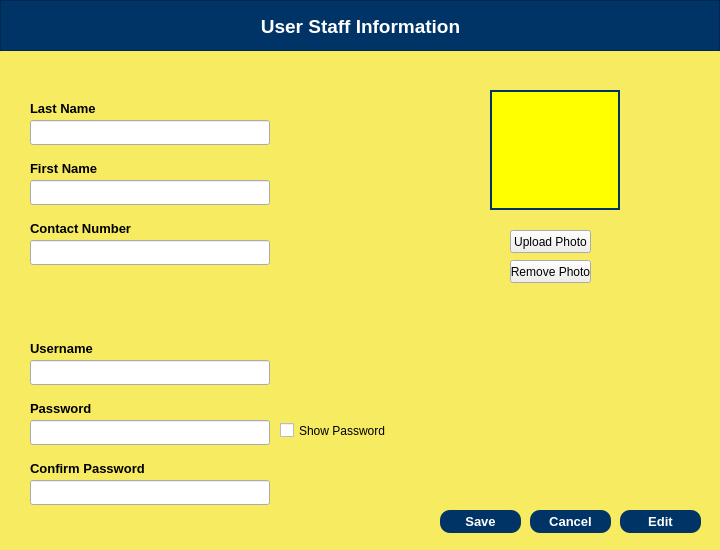
<?xml version="1.0" encoding="UTF-8"?>
<ui version="4.0">
 <class>Dialog</class>
 <widget class="QDialog" name="Dialog">
  <property name="geometry">
   <rect>
    <x>0</x>
    <y>0</y>
    <width>720</width>
    <height>550</height>
   </rect>
  </property>
  <property name="windowTitle">
   <string>Dialog</string>
  </property>
  <widget class="QWidget" name="widgetviewAdmin" native="true">
   <property name="geometry">
    <rect>
     <x>0</x>
     <y>0</y>
     <width>720</width>
     <height>550</height>
    </rect>
   </property>
   <property name="font">
    <font>
     <family>Arial</family>
     <kerning>false</kerning>
    </font>
   </property>
   <property name="styleSheet">
    <string notr="true">QWidget #widgetviewAdmin {
	background-color:  rgb(246, 235, 97);
}</string>
   </property>
   <widget class="QFrame" name="frame">
    <property name="geometry">
     <rect>
      <x>0</x>
      <y>0</y>
      <width>720</width>
      <height>51</height>
     </rect>
    </property>
    <property name="font">
     <font>
      <family>Arial</family>
      <kerning>false</kerning>
     </font>
    </property>
    <property name="styleSheet">
     <string notr="true">background-color: rgb(0, 51, 102);
color: white;</string>
    </property>
    <property name="frameShape">
     <enum>QFrame::StyledPanel</enum>
    </property>
    <property name="frameShadow">
     <enum>QFrame::Raised</enum>
    </property>
    <widget class="QLabel" name="label">
     <property name="geometry">
      <rect>
       <x>210</x>
       <y>16</y>
       <width>301</width>
       <height>20</height>
      </rect>
     </property>
     <property name="font">
      <font>
       <family>Arial</family>
       <pointsize>14</pointsize>
       <weight>75</weight>
       <bold>true</bold>
       <kerning>false</kerning>
      </font>
     </property>
     <property name="text">
      <string>User Staff Information</string>
     </property>
     <property name="alignment">
      <set>Qt::AlignCenter</set>
     </property>
    </widget>
   </widget>
   <widget class="QLabel" name="label_2">
    <property name="geometry">
     <rect>
      <x>30</x>
      <y>100</y>
      <width>81</width>
      <height>16</height>
     </rect>
    </property>
    <property name="font">
     <font>
      <family>Arial</family>
      <pointsize>10</pointsize>
      <weight>75</weight>
      <bold>true</bold>
      <kerning>false</kerning>
     </font>
    </property>
    <property name="text">
     <string>Last Name</string>
    </property>
   </widget>
   <widget class="QPushButton" name="pushBtnEditAdmin">
    <property name="geometry">
     <rect>
      <x>620</x>
      <y>510</y>
      <width>81</width>
      <height>23</height>
     </rect>
    </property>
    <property name="font">
     <font>
      <family>Arial</family>
      <pointsize>10</pointsize>
      <weight>75</weight>
      <bold>true</bold>
      <kerning>false</kerning>
     </font>
    </property>
    <property name="styleSheet">
     <string notr="true">background-color: rgb(0, 51, 102);
color: white;
border-radius: 10px;</string>
    </property>
    <property name="text">
     <string>Edit</string>
    </property>
    <property name="checkable">
     <bool>false</bool>
    </property>
   </widget>
   <widget class="QLabel" name="label_3">
    <property name="geometry">
     <rect>
      <x>30</x>
      <y>160</y>
      <width>81</width>
      <height>16</height>
     </rect>
    </property>
    <property name="font">
     <font>
      <family>Arial</family>
      <pointsize>10</pointsize>
      <weight>75</weight>
      <bold>true</bold>
      <kerning>false</kerning>
     </font>
    </property>
    <property name="text">
     <string>First Name</string>
    </property>
   </widget>
   <widget class="QLabel" name="label_5">
    <property name="geometry">
     <rect>
      <x>30</x>
      <y>220</y>
      <width>131</width>
      <height>16</height>
     </rect>
    </property>
    <property name="font">
     <font>
      <family>Arial</family>
      <pointsize>10</pointsize>
      <weight>75</weight>
      <bold>true</bold>
      <kerning>false</kerning>
     </font>
    </property>
    <property name="text">
     <string>Contact Number</string>
    </property>
   </widget>
   <widget class="QLineEdit" name="lineEditAdminLname">
    <property name="geometry">
     <rect>
      <x>30</x>
      <y>120</y>
      <width>240</width>
      <height>25</height>
     </rect>
    </property>
    <property name="font">
     <font>
      <family>Arial</family>
      <kerning>false</kerning>
     </font>
    </property>
   </widget>
   <widget class="QLineEdit" name="lineEditAdminFname">
    <property name="geometry">
     <rect>
      <x>30</x>
      <y>180</y>
      <width>240</width>
      <height>25</height>
     </rect>
    </property>
    <property name="font">
     <font>
      <family>Arial</family>
      <kerning>false</kerning>
     </font>
    </property>
   </widget>
   <widget class="QLineEdit" name="lineEditAdminContact">
    <property name="geometry">
     <rect>
      <x>30</x>
      <y>240</y>
      <width>240</width>
      <height>25</height>
     </rect>
    </property>
    <property name="font">
     <font>
      <family>Arial</family>
      <kerning>false</kerning>
     </font>
    </property>
   </widget>
   <widget class="QPushButton" name="pushBtnSaveAdmin">
    <property name="geometry">
     <rect>
      <x>440</x>
      <y>510</y>
      <width>81</width>
      <height>23</height>
     </rect>
    </property>
    <property name="font">
     <font>
      <family>Arial</family>
      <pointsize>10</pointsize>
      <weight>75</weight>
      <bold>true</bold>
      <kerning>false</kerning>
     </font>
    </property>
    <property name="styleSheet">
     <string notr="true">background-color: rgb(0, 51, 102);
color: white;
border-radius: 10px;</string>
    </property>
    <property name="text">
     <string>Save</string>
    </property>
    <property name="checkable">
     <bool>false</bool>
    </property>
   </widget>
   <widget class="QLabel" name="labelUserPic">
    <property name="geometry">
     <rect>
      <x>490</x>
      <y>90</y>
      <width>130</width>
      <height>120</height>
     </rect>
    </property>
    <property name="styleSheet">
     <string notr="true">background-color: yellow;
border: 2px solid  rgb(0, 51, 102);</string>
    </property>
    <property name="text">
     <string/>
    </property>
    <property name="scaledContents">
     <bool>true</bool>
    </property>
   </widget>
   <widget class="QPushButton" name="pushBtnUploadAdminPic">
    <property name="geometry">
     <rect>
      <x>510</x>
      <y>230</y>
      <width>81</width>
      <height>23</height>
     </rect>
    </property>
    <property name="text">
     <string>Upload Photo</string>
    </property>
   </widget>
   <widget class="QLabel" name="label_6">
    <property name="geometry">
     <rect>
      <x>30</x>
      <y>340</y>
      <width>81</width>
      <height>16</height>
     </rect>
    </property>
    <property name="font">
     <font>
      <family>Arial</family>
      <pointsize>10</pointsize>
      <weight>75</weight>
      <bold>true</bold>
      <kerning>false</kerning>
     </font>
    </property>
    <property name="text">
     <string>Username</string>
    </property>
   </widget>
   <widget class="QLineEdit" name="lineEditUsername">
    <property name="geometry">
     <rect>
      <x>30</x>
      <y>360</y>
      <width>240</width>
      <height>25</height>
     </rect>
    </property>
    <property name="font">
     <font>
      <family>Arial</family>
      <kerning>false</kerning>
     </font>
    </property>
   </widget>
   <widget class="QLabel" name="label_7">
    <property name="geometry">
     <rect>
      <x>30</x>
      <y>400</y>
      <width>81</width>
      <height>16</height>
     </rect>
    </property>
    <property name="font">
     <font>
      <family>Arial</family>
      <pointsize>10</pointsize>
      <weight>75</weight>
      <bold>true</bold>
      <kerning>false</kerning>
     </font>
    </property>
    <property name="text">
     <string>Password</string>
    </property>
   </widget>
   <widget class="QLineEdit" name="lineEditPassword">
    <property name="geometry">
     <rect>
      <x>30</x>
      <y>420</y>
      <width>240</width>
      <height>25</height>
     </rect>
    </property>
    <property name="font">
     <font>
      <family>Arial</family>
      <kerning>false</kerning>
     </font>
    </property>
    <property name="echoMode">
     <enum>QLineEdit::Password</enum>
    </property>
   </widget>
   <widget class="QPushButton" name="pushBtnRemoveAdminPic">
    <property name="geometry">
     <rect>
      <x>510</x>
      <y>260</y>
      <width>81</width>
      <height>23</height>
     </rect>
    </property>
    <property name="text">
     <string>Remove Photo</string>
    </property>
   </widget>
   <widget class="QLabel" name="label_9">
    <property name="geometry">
     <rect>
      <x>30</x>
      <y>460</y>
      <width>131</width>
      <height>16</height>
     </rect>
    </property>
    <property name="font">
     <font>
      <family>Arial</family>
      <pointsize>10</pointsize>
      <weight>75</weight>
      <bold>true</bold>
      <kerning>false</kerning>
     </font>
    </property>
    <property name="text">
     <string>Confirm Password</string>
    </property>
   </widget>
   <widget class="QLineEdit" name="lineEditCPassword">
    <property name="geometry">
     <rect>
      <x>30</x>
      <y>480</y>
      <width>240</width>
      <height>25</height>
     </rect>
    </property>
    <property name="font">
     <font>
      <family>Arial</family>
      <kerning>false</kerning>
     </font>
    </property>
    <property name="echoMode">
     <enum>QLineEdit::Password</enum>
    </property>
   </widget>
   <widget class="QPushButton" name="pushBtnCancelAdmin">
    <property name="geometry">
     <rect>
      <x>530</x>
      <y>510</y>
      <width>81</width>
      <height>23</height>
     </rect>
    </property>
    <property name="font">
     <font>
      <family>Arial</family>
      <pointsize>10</pointsize>
      <weight>75</weight>
      <bold>true</bold>
      <kerning>false</kerning>
     </font>
    </property>
    <property name="styleSheet">
     <string notr="true">background-color: rgb(0, 51, 102);
color: white;
border-radius: 10px;</string>
    </property>
    <property name="text">
     <string>Cancel</string>
    </property>
    <property name="checkable">
     <bool>false</bool>
    </property>
   </widget>
   <widget class="QCheckBox" name="showPass">
    <property name="geometry">
     <rect>
      <x>280</x>
      <y>420</y>
      <width>111</width>
      <height>21</height>
     </rect>
    </property>
    <property name="text">
     <string>Show Password</string>
    </property>
   </widget>
  </widget>
 </widget>
 <resources/>
 <connections/>
</ui>
